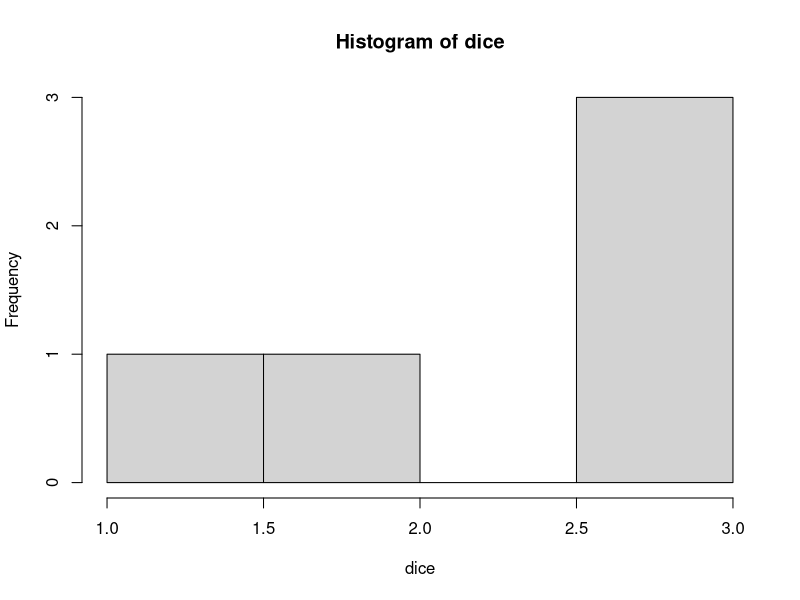
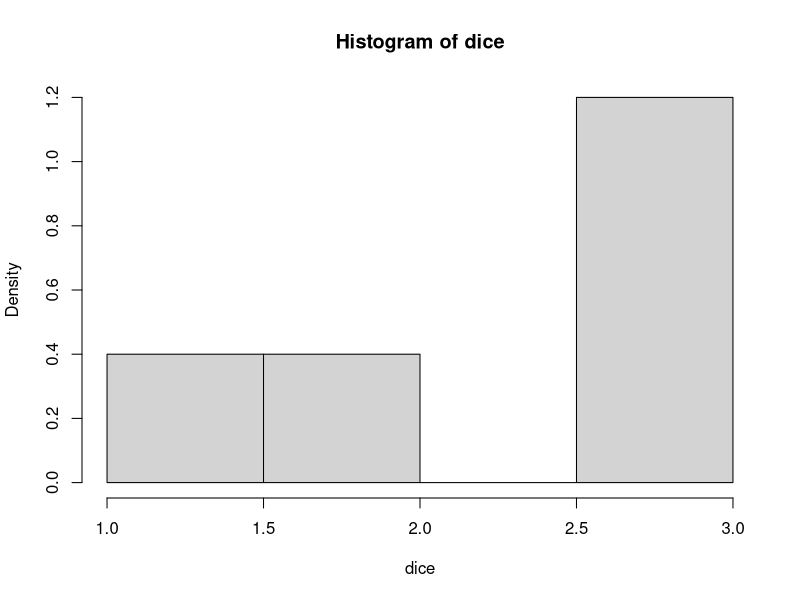
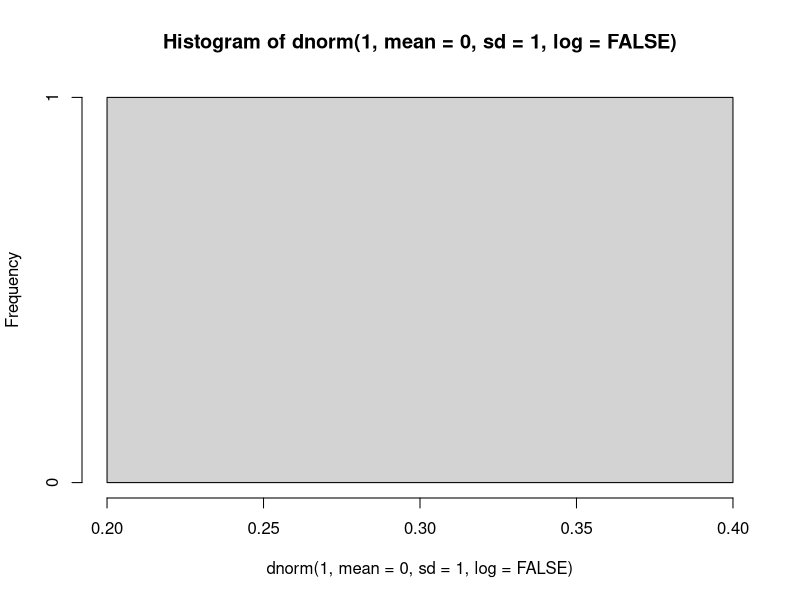
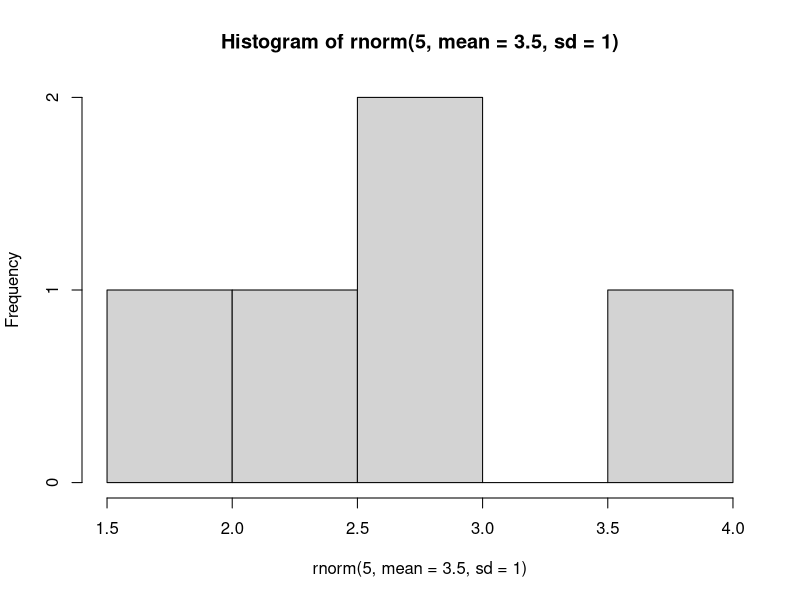
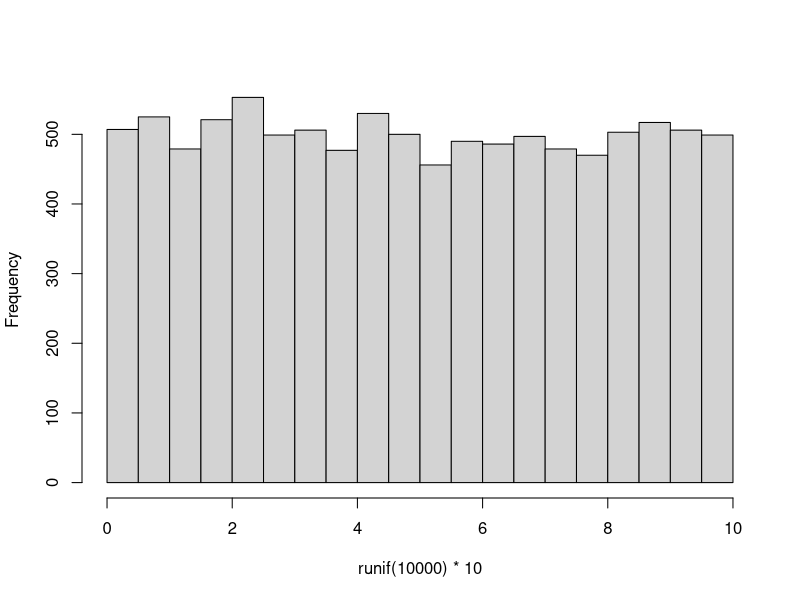
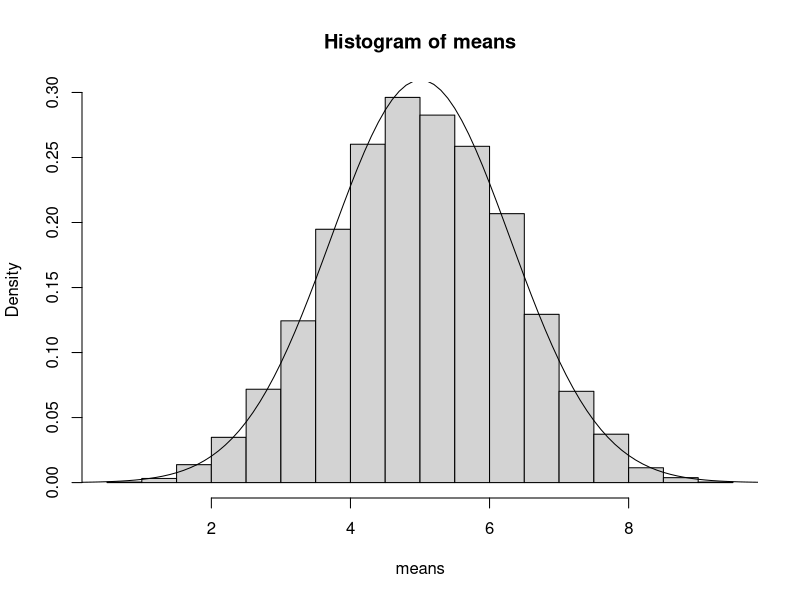

These figures' R source, in order:
##the number of dice rolls
d=5

## role one dice

dice <- sample(6,d, replace=TRUE)
hist(dice)
hist(dice, freq = FALSE)

##the second number of dice rolls
d=1000000

##normal distribution

hist(dnorm(1,mean=0,sd=1,log=FALSE))
hist(rnorm(5,mean=3.5,sd=1))

###########################
hist(runif(10000)*10,main="")
means <- numeric(10000)
for(i in 1:10000){
  means[i] <- mean(runif(5)*10)
}
hist(means,freq=FALSE)
mean(means)
sd(means)
xv <- seq(0,10,0.1)
yv <- dnorm(xv,mean=mean(means),sd=sd(means))
lines(xv,yv)